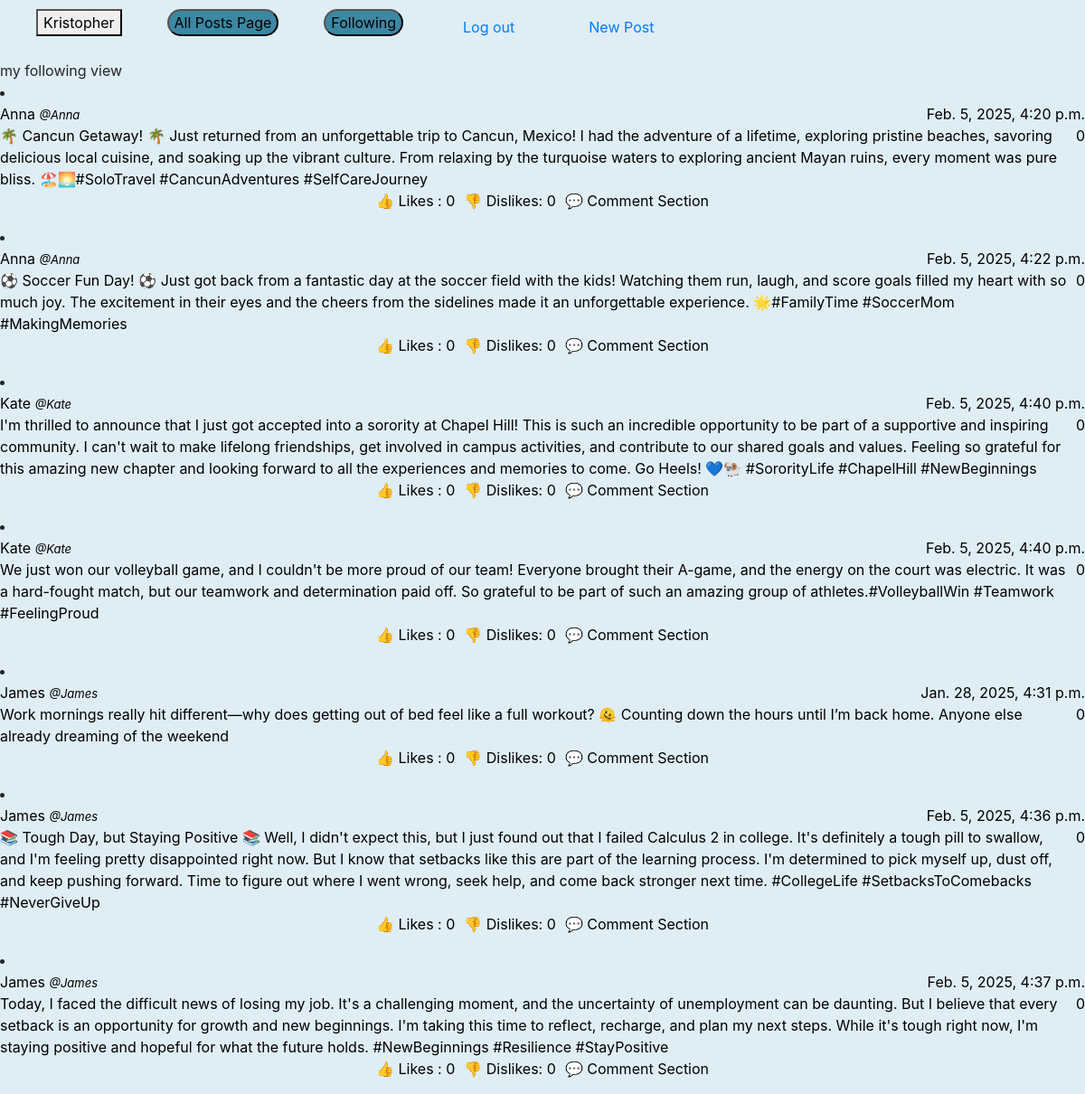
Page /followingView (signed in) on the committed database.
### network/models.py (models this page shows, shortened)
class User(AbstractUser):
    pass
    disliked_posts = models.ManyToManyField('Post', blank=True, related_name="disliked_posts")
    liked_posts = models.ManyToManyField('Post', blank=True, related_name="liked_posts")
    following = models.ManyToManyField('User', blank=True, related_name="followers")
    def __str__(self):
        return self.username

class Post(models.Model):
    user = models.ForeignKey(User, on_delete=models.CASCADE, related_name="posts")
    body = models.TextField()
    timestamp = models.DateTimeField(auto_now_add=True)
    likes = models.IntegerField(default=0)
    dislikes = models.IntegerField(default=0)
    liked_by = models.ManyToManyField(User, related_name="liked_post", blank=True)
    disliked_by = models.ManyToManyField(User, related_name="disliked_post", blank=True)

### network/views.py (the view)
# urls.py: path("followingView", views.followingView, name = "followingView"),
def followingView(request):
    current_userName = request.user.username
    current_user = User.objects.get(username=current_userName)
    following_users = current_user.following.all()
    posts = Post.objects.filter(user__in=following_users)
    return render(request, 'network/following.html', {
        'posts': posts
    })

### network/templates/network/following.html
{% extends "network/layout.html" %}
{% block body %}
my following view
{% for post in posts %}
<li>
    <div class="Post">
      <div class = userInfo>
        <span class = "LHS" data-user="{{ post.user.username }}" data-url="{% url 'profileView' username=post.user.username %}"
        > {{ post.user }} <span class ="smallInfo"> @{{ post.user }}</span>
        </span>
        <span class = "RHS">{{ post.timestamp }}</span>
      </div>
      <div class = "postInfo">
        <span>{{ post.body }}</span>
        <span>{{ post.likes }}</span>
      </div>
      <div class = "postButtons">
        <p class = "likeButton" id = "likeButton" data-url = "{{ user.username }}" data-postid = "{{ post.id }}" data-user = "{{ user.username }}">👍 Likes : {{ post.likes }}</p>
        <p class = "dislikeButtons" id = "dislikeButton" data-user = "{{ user.username }}"> 👎 Dislikes: {{ post.dislikes }} </p>
        <p class = "postButton" >💬 Comment Section </p>
      </div>
    </div>
</li>
{% endfor %}
{% endblock %}

### network/templates/network/layout.html (shortened to what this page needs)
{% load static %}
<!DOCTYPE html>
<html lang="en">
    <head>
        <link rel="stylesheet" href="https://stackpath.bootstrapcdn.com/bootstrap/4.4.1/css/bootstrap.min.css">
        <link href="{% static 'network/styles.css' %}" rel="stylesheet">
    </head>
    <body>
        <nav class="navbar-navbar-expand-lg-navbar-light-bg-light">
            <div id = "navBar">
              <ul class="navbar-navmr-auto" >
                {% if user.is_authenticated %}
                    <li class="nav-item">
                        <button id = "profileButton" class = "LHS"  data-user="{{ user.username }}" data-url="{% url 'profileView' username=user.username %}
                        "> {{ user.username }} </button>
                    </li>
                {% endif %}
                <li class="nav-item">
                   <button id ="AllPostbutton" class = "Navbutton" data-url = "{% url 'allPosts' %}"> All Posts Page </button>
                </li>
                {% if user.is_authenticated %}
                    <li class="nav-item">
                        <button id = "followingButton" class = "Navbutton" data-url = "{% url 'followingView' %}"> Following </button>
                    </li>
                    <li class="nav-item">
                        <a class="nav-link" href="{% url 'logout' %}">Log out</a>
                    </li>
                    <li class="nav-item">
                        <a class="nav-link" href="{% url 'createPostViewPage' %}">New Post</a>
                    </li>
                {% endif %}
              </ul>
            </div>
          </nav>
        <div class="body">
            {% block body %}
            {% endblock %}
        </div>
    </body>
</html>

### network/static/network/styles.css (style rules this page uses)
.Post { display: flex; flex-direction: column; background-color : #dfedf4 }
.userInfo { display: flex; flex-direction: row; color: black; }
.postInfo { display: flex; gap : 10px; flex-direction: row; color: black; }
.RHS { margin-left: auto; }
.smallInfo { font-size: 13px; font-style: italic; }
.postButtons { display: flex; color: black; justify-content: center; align-items: center; gap: 10px; }
#navBar { display: flex; flex-direction: row; background-color: #dfedf4; }
.navbar-navmr-auto { display:flex; list-style-type: none; padding-top: 10px; gap:50px; background-color: #dfedf4; }
.Navbutton { border-radius: 25px; color: black; background-color: #3c87a3; }
body { background-color: #dfedf4; }
.navbar-navbar-expand-lg-navbar-light-bg-light { background-color: #dfedf4; }
.likeButton { display: flex; color: black; justify-content: center; align-items: center; gap: 10px; }

### rows in the picture
User: username "Kristopher"
Post: user "Anna", timestamp "Feb. 5, 2025, 4:20 p.m.", body "🌴 Cancun Getaway! 🌴 Just returned from an unforgettable trip to Cancun, Mexico! I had the adventure of a lifetime, exploring pristine beaches, savoring delicious local cuisine, and soaking up the vibrant culture. From relaxing by the turquoise waters to exploring ancient Mayan ruins, every moment was pure bliss. 🏖️🌅#SoloTravel #CancunAdventures #SelfCareJourney", likes "0", dislikes "0"
Post: user "Anna", timestamp "Feb. 5, 2025, 4:22 p.m.", body "⚽ Soccer Fun Day! ⚽ Just got back from a fantastic day at the soccer field with the kids! Watching them run, laugh, and score goals filled my heart with so much joy. The excitement in their eyes and the cheers from the sidelines made it an unforgettable experience. 🌟#FamilyTime #SoccerMom #MakingMemories", likes "0", dislikes "0"
Post: user "Kate", timestamp "Feb. 5, 2025, 4:40 p.m.", body "I'm thrilled to announce that I just got accepted into a sorority at Chapel Hill! This is such an incredible opportunity to be part of a supportive and inspiring community. I can't wait to make lifelong friendships, get involved in campus activities, and contribute to our shared goals and values. Feeling so grateful for this amazing new chapter and looking forward to all the experiences and memories to come. Go Heels! 💙🐏 #SororityLife #ChapelHill #NewBeginnings", likes "0", dislikes "0"
Post: user "Kate", timestamp "Feb. 5, 2025, 4:40 p.m.", body "We just won our volleyball game, and I couldn't be more proud of our team! Everyone brought their A-game, and the energy on the court was electric. It was a hard-fought match, but our teamwork and determination paid off. So grateful to be part of such an amazing group of athletes.#VolleyballWin #Teamwork #FeelingProud", likes "0", dislikes "0"
Post: user "James", timestamp "Jan. 28, 2025, 4:31 p.m.", body "Work mornings really hit different—why does getting out of bed feel like a full workout? 🫠 Counting down the hours until I’m back home. Anyone else already dreaming of the weekend", likes "0", dislikes "0"
Post: user "James", timestamp "Feb. 5, 2025, 4:36 p.m.", body "📚 Tough Day, but Staying Positive 📚 Well, I didn't expect this, but I just found out that I failed Calculus 2 in college. It's definitely a tough pill to swallow, and I'm feeling pretty disappointed right now. But I know that setbacks like this are part of the learning process. I'm determined to pick myself up, dust off, and keep pushing forward. Time to figure out where I went wrong, seek help, and come back stronger next time. #CollegeLife #SetbacksToComebacks #NeverGiveUp", likes "0", dislikes "0"
Post: user "James", timestamp "Feb. 5, 2025, 4:37 p.m.", body "Today, I faced the difficult news of losing my job. It's a challenging moment, and the uncertainty of unemployment can be daunting. But I believe that every setback is an opportunity for growth and new beginnings. I'm taking this time to reflect, recharge, and plan my next steps. While it's tough right now, I'm staying positive and hopeful for what the future holds. #NewBeginnings #Resilience #StayPositive", likes "0", dislikes "0"
